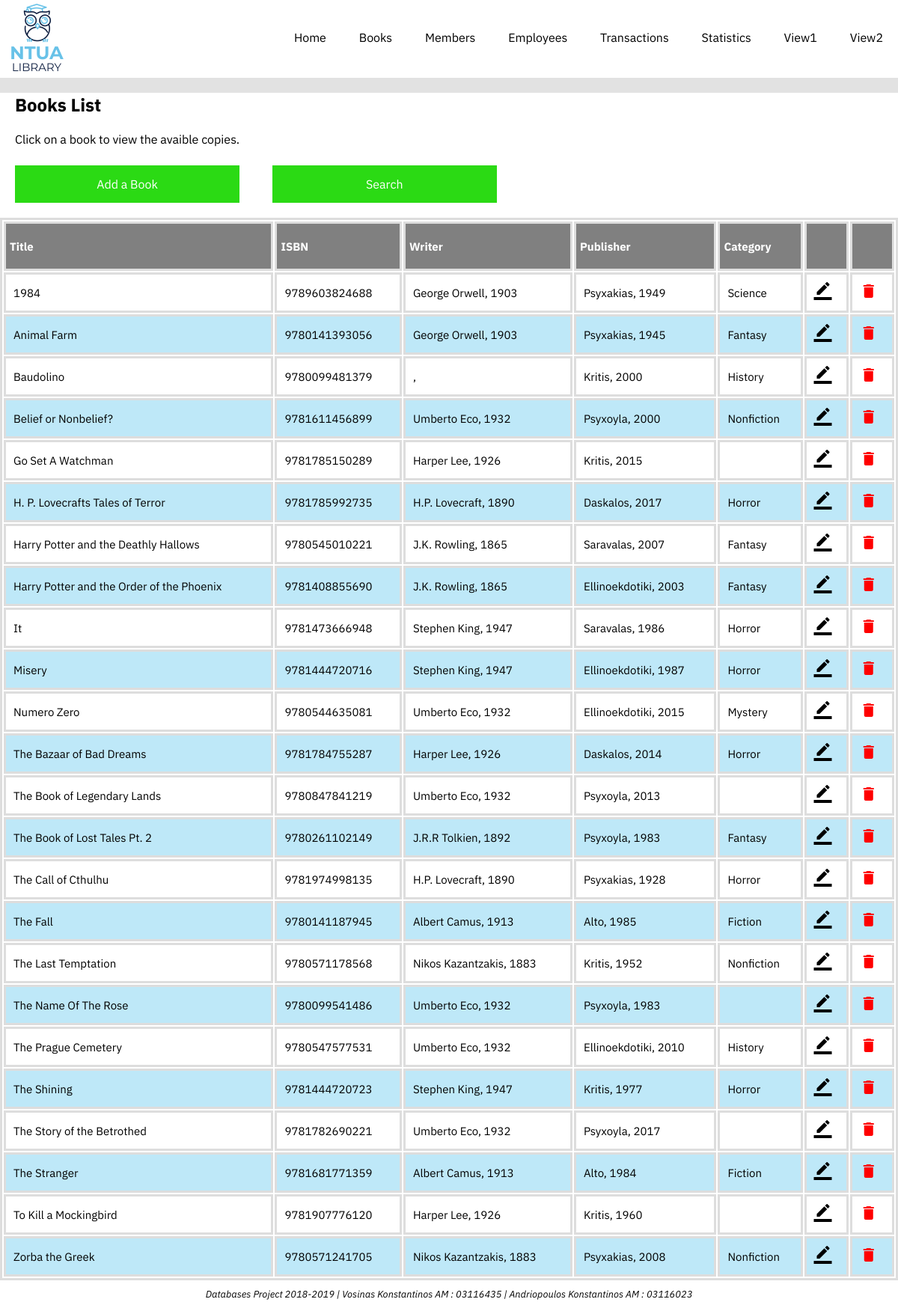
The app's page /files/books.php with its own data.
### tables this page shows
CREATE TABLE IF NOT EXISTS `book` (
  `ISBN` CHAR(13) NOT NULL,
  `title` VARCHAR(100) NOT NULL,
  `pubYear` INT NULL,
  `numpages` INT NULL,
  `pubName` VARCHAR(45) NULL,
  PRIMARY KEY (`ISBN`),
  CONSTRAINT `pubNameBook`
    FOREIGN KEY (`pubName`)
    REFERENCES `publisher` (`pubName`)
    ON DELETE NO ACTION
    ON UPDATE CASCADE);

CREATE TABLE IF NOT EXISTS `author` (
  `authID` INT NOT NULL AUTO_INCREMENT,
  `AFirst` VARCHAR(45) NULL,
  `ALast` VARCHAR(45) NOT NULL,
  `Abirthdate` DATE NULL,
  PRIMARY KEY (`authID`));

CREATE TABLE IF NOT EXISTS `belongs_to` (
  `ISBN` CHAR(13) NOT NULL,
  `categoryName` VARCHAR(45) NOT NULL,
  PRIMARY KEY (`ISBN`, `categoryName`),
  CONSTRAINT `categoryNameBelongs`
    FOREIGN KEY (`categoryName`)
    REFERENCES `category` (`categoryName`)
    ON DELETE CASCADE
    ON UPDATE CASCADE,
  CONSTRAINT `ISBNBelongs`
    FOREIGN KEY (`ISBN`)
    REFERENCES `book` (`ISBN`)
    ON DELETE CASCADE
    ON UPDATE CASCADE);

### files/books.php (the view, shortened to what this page needs)
<!DOCTYPE html>
<html>
<head>
    <link rel="stylesheet" type="text/css" href="main.css">
</head>
<body>
<header class="header_bar">
    <div class="width_container">
        <img src="logo.png" height="100" width=100 float:left>
        <nav>
            <ul>
                <li><a href="../index.php">Home</a> </li>
                <li><a href="books.php">Books</a> </li>
                <li><a href="members.php">Members</a> </li>
                <li><a href="employees.php">Employees</a> </li>
                <li><a href="transactions.php">Transactions</a></li>
                <li><a href="stats.php">Statistics</a> </li>
                <li><a href="view1.php"> View1 </a></li>
                <li><a href="view2.php"> View2 </a></li>
            </ul>
        </nav>
    </div>
</header>
<div class="width_container">
    <section>
        <h1>
            Books List
        </h1>
        <p>
            Click on a book to view the avaible copies.
        </p>
        <a href="./bookOps/addBook.php"><button class=addButton>Add a Book</button></a>
        <a href="./bookOps/searchBook.php"><button class=addButton>Search</button></a>
        <table class="table">
            <thead>
            <tr>
                <th>Title</th>
                <th>ISBN</th>
                <th>Writer</th>
                <th>Publisher</th>
                <th>Category</th>
                <th></th>
                <th></th>
            </tr>
            </thead>
            <?php
                require "connect.php";
                $query = "SELECT B.ISBN, B.title, B.pubName, B.pubYear, A.AFirst, A.ALast, YEAR(A.Abirthdate), BT.categoryName
                FROM ((book AS B LEFT JOIN belongs_to AS BT ON B.ISBN = BT.ISBN) LEFT JOIN written_by AS WB ON B.ISBN = WB.ISBN) LEFT JOIN author as A
                ON A.authID = WB.authID
                ORDER BY B.title;";
                if($query_run = mysqli_query($mysql_connection,$query))
                {
                    while($row = mysqli_fetch_assoc($query_run))
                    {
                        $ISBN = $row["ISBN"];
                        $title = $row["title"];
                        $pubName = $row["pubName"];
                        $pubYear = $row["pubYear"];
                        $categ = $row["categoryName"];
                        $authYear = $row["YEAR(A.Abirthdate)"];
                        $name = $row["AFirst"];
                        $last = $row["ALast"];
                        echo '<tr><td><a href="./bookOps/bookInfo.php?id='.$ISBN.'" class="no_underline">'.$title.'</a></td><td>'.$ISBN.'</td><td>'.$name.' '.$last.', '.$authYear.'</td><td>'.$pubName.', '.$pubYear.'</td><td>'.$categ.'</td>';
                        echo '<td><a href="./bookOps/editBook.php?id='.$ISBN.'" class="no_underline"><i class="material-icons">border_color</i></a></td>';
                        echo '<td><a href="./bookOps/deleteBook.php?id='.$ISBN.'" class="no_underline"><i class="material-icons" style="color:red">delete</i></a></td></tr>';
                    }
                }
                else
                {
                    echo 'Error';
                }
            ?>
        </table>
    </section>
</div>
<footer>
    Databases Project 2018-2019    |     Vosinas Konstantinos AM : 03116435    |    Andriopoulos Konstantinos AM : 03116023
</footer>
</body>
</html>

### files/main.css (style rules this page uses)
* { padding: 0; margin:0; font-family: IBM Plex Sans; }
body { background-color: #e2e2e2; }
.header_bar { background: rgb(255, 255, 255); }
.header_bar::after { content: " "; clear: both; display: block; }
.width_container { max-width: 1200px; margin: 0 auto; height:100%; }
nav { float:right; }
nav ul li { display: inline-block; }
nav ul li a { padding: 10px 20px; color:black; line-height: 100px; text-decoration: none; }
section { background: rgb(255, 255, 255); }
p { margin:20px 20px; }
h1 { margin:20px 20px; background: rgb(255, 255, 255); }
footer { width:100%; padding: 10px 0px; background-color: white; font-style: italic; text-align:center; font-size: 0.8em; }
.table { width: 100%; margin-top: 15px; }
table, th, td { border: solid #ddd; text-align: left; }
th { background-color: rgb(128, 128, 128); color: white; height: 50px; padding: 5px; font-size: 15px; }
td { padding: 10px 10px; font-size: 15px; }
tr:nth-child(even) { background-color:#bee8f8; }
.no_underline { text-decoration: none; color:black; }
.addButton { background-color: rgb(43, 218, 20); border:2px solid rgb(43, 218, 20); margin:5px 20px; font-size: 16px; color:white; height:50px; width:300px; transition-duration: 0.4s; }

### records on screen
book: title "1984", ISBN "9789603824688", author.AFirst "George", author.ALast "Orwell", authYear "1903", pubName "Psyxakias", pubYear "1949", belongs_to.categoryName "Science"
book: title "Animal Farm", ISBN "9780141393056", author.AFirst "George", author.ALast "Orwell", authYear "1903", pubName "Psyxakias", pubYear "1945", belongs_to.categoryName "Fantasy"
belongs_to: ISBN.title "Baudolino", ISBN.ISBN "9780099481379", ISBN.pubName "Kritis", ISBN.pubYear "2000", categoryName "History"
book: title "Belief or Nonbelief?", ISBN "9781611456899", author.AFirst "Umberto", author.ALast "Eco", authYear "1932", pubName "Psyxoyla", pubYear "2000", belongs_to.categoryName "Nonfiction"
book: title "Go Set A Watchman", ISBN "9781785150289", author.AFirst "Harper", author.ALast "Lee", authYear "1926", pubName "Kritis", pubYear "2015"
book: title "H. P. Lovecrafts Tales of Terror", ISBN "9781785992735", author.AFirst "H.P.", author.ALast "Lovecraft", authYear "1890", pubName "Daskalos", pubYear "2017", belongs_to.categoryName "Horror"
book: title "Harry Potter and the Deathly Hallows", ISBN "9780545010221", author.AFirst "J.K.", author.ALast "Rowling", authYear "1865", pubName "Saravalas", pubYear "2007", belongs_to.categoryName "Fantasy"
book: title "Harry Potter and the Order of the Phoenix", ISBN "9781408855690", author.AFirst "J.K.", author.ALast "Rowling", authYear "1865", pubName "Ellinoekdotiki", pubYear "2003", belongs_to.categoryName "Fantasy"
book: title "It", ISBN "9781473666948", author.AFirst "Stephen", author.ALast "King", authYear "1947", pubName "Saravalas", pubYear "1986", belongs_to.categoryName "Horror"
book: title "Misery", ISBN "9781444720716", author.AFirst "Stephen", author.ALast "King", authYear "1947", pubName "Ellinoekdotiki", pubYear "1987", belongs_to.categoryName "Horror"
book: title "Numero Zero", ISBN "9780544635081", author.AFirst "Umberto", author.ALast "Eco", authYear "1932", pubName "Ellinoekdotiki", pubYear "2015", belongs_to.categoryName "Mystery"
book: title "The Bazaar of Bad Dreams", ISBN "9781784755287", author.AFirst "Harper", author.ALast "Lee", authYear "1926", pubName "Daskalos", pubYear "2014", belongs_to.categoryName "Horror"
book: title "The Book of Legendary Lands", ISBN "9780847841219", author.AFirst "Umberto", author.ALast "Eco", authYear "1932", pubName "Psyxoyla", pubYear "2013"
book: title "The Book of Lost Tales Pt. 2", ISBN "9780261102149", author.AFirst "J.R.R", author.ALast "Tolkien", authYear "1892", pubName "Psyxoyla", pubYear "1983", belongs_to.categoryName "Fantasy"
book: title "The Call of Cthulhu", ISBN "9781974998135", author.AFirst "H.P.", author.ALast "Lovecraft", authYear "1890", pubName "Psyxakias", pubYear "1928", belongs_to.categoryName "Horror"
book: title "The Fall", ISBN "9780141187945", author.AFirst "Albert", author.ALast "Camus", authYear "1913", pubName "Alto", pubYear "1985", belongs_to.categoryName "Fiction"
book: title "The Last Temptation", ISBN "9780571178568", author.AFirst "Nikos", author.ALast "Kazantzakis", authYear "1883", pubName "Kritis", pubYear "1952", belongs_to.categoryName "Nonfiction"
book: title "The Name Of The Rose", ISBN "9780099541486", author.AFirst "Umberto", author.ALast "Eco", authYear "1932", pubName "Psyxoyla", pubYear "1983"
book: title "The Prague Cemetery", ISBN "9780547577531", author.AFirst "Umberto", author.ALast "Eco", authYear "1932", pubName "Ellinoekdotiki", pubYear "2010", belongs_to.categoryName "History"
book: title "The Shining", ISBN "9781444720723", author.AFirst "Stephen", author.ALast "King", authYear "1947", pubName "Kritis", pubYear "1977", belongs_to.categoryName "Horror"
book: title "The Story of the Betrothed", ISBN "9781782690221", author.AFirst "Umberto", author.ALast "Eco", authYear "1932", pubName "Psyxoyla", pubYear "2017"
book: title "The Stranger", ISBN "9781681771359", author.AFirst "Albert", author.ALast "Camus", authYear "1913", pubName "Alto", pubYear "1984", belongs_to.categoryName "Fiction"
book: title "To Kill a Mockingbird", ISBN "9781907776120", author.AFirst "Harper", author.ALast "Lee", authYear "1926", pubName "Kritis", pubYear "1960"
book: title "Zorba the Greek", ISBN "9780571241705", author.AFirst "Nikos", author.ALast "Kazantzakis", authYear "1883", pubName "Psyxakias", pubYear "2008", belongs_to.categoryName "Nonfiction"
